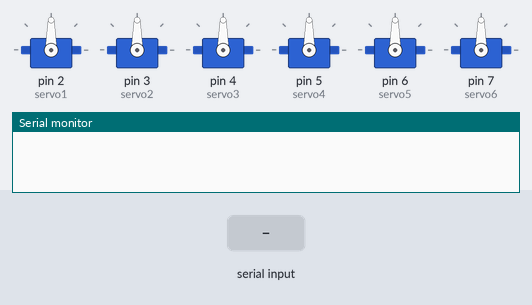
This sketch was run on a simulated Arduino Uno, built with avr-gcc and run on an emulated ATmega328P. Parts: 6 × servo, the last lines printed to the serial monitor. The test bench sets the inputs (shaded band).

Above: at 2.2 s.
2.3 s: "X:\n" received over Serial
At 2.7 s:
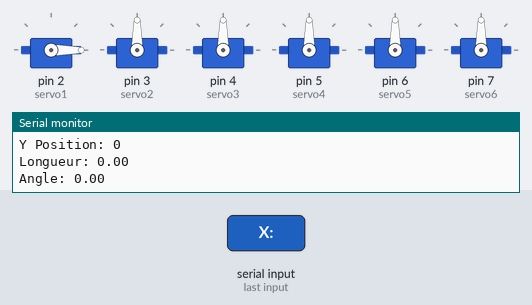
At 3.3 s:
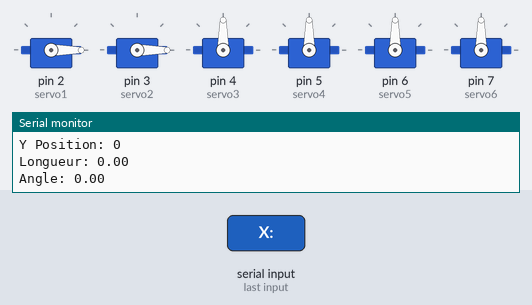
4.3 s: "X:90\n" received over Serial
At 4.6 s:
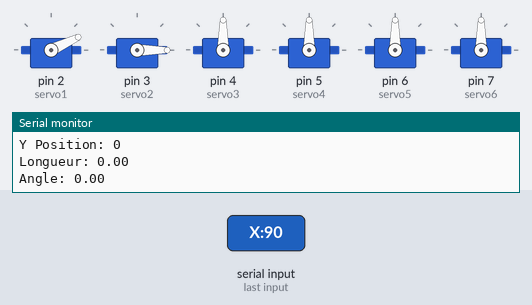
Timing chart, 0 to 7.3 s (numbered marks = the images above; inputs shaded):
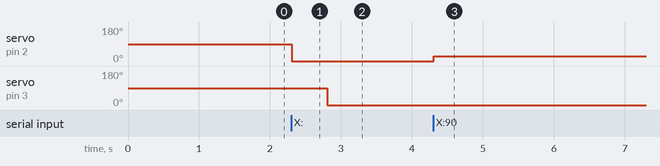

Measured:
- after the input at 2.3 s, servo on pin 2 (servo1): 90° → 0° at once; servo on pin 3 (servo2): 90° → 0° after 0.51 s
- after the input at 4.3 s, servo on pin 2 (servo1): 0° → 25° at once

The sketch:

arduino.ino
```cpp
#include <Servo.h>

// Définir les servomoteurs
Servo servo1;
Servo servo2;
Servo servo3;
Servo servo4;
Servo servo5;
Servo servo6;

// Variables pour stocker les coordonnées reçues
int x_position = 0;
int y_position = 0;
float length = 0.0;
String inputString = "";  // Variable pour stocker les données série

void setup() {
  // Attacher les servomoteurs aux broches correspondantes
  servo1.attach(2);
  servo2.attach(3);
  servo3.attach(4);
  servo4.attach(5);
  servo5.attach(6);
  servo6.attach(7);

  // Initialiser la communication série
  Serial.begin(9600);

  // Initialisation du bras à une position de départ
  initialize_arm();
}

void loop() {
  // Lire les données série si disponibles
  if (Serial.available() > 0) {
    inputString = Serial.readStringUntil('\n');

    // Extraire les informations X, Y, Length et Angle
    if (inputString.startsWith("X:")) {
      int x_start = inputString.indexOf(':') + 1;
      int y_start = inputString.indexOf('Y:') + 2;
      int length_start = inputString.indexOf("Length:") + 7;
      int angle_start = inputString.indexOf("Angle:") + 6;

      x_position = inputString.substring(x_start, inputString.indexOf(',')).toInt();
      y_position = inputString.substring(y_start, inputString.indexOf(',', y_start)).toInt();
      length = inputString.substring(length_start, inputString.indexOf(',', length_start) > 0 ? inputString.indexOf(',', length_start) : inputString.length()).toFloat();
      float angle = 0.0;
      if (inputString.indexOf("Angle:") > 0) {
        angle = inputString.substring(angle_start).toFloat();
      }

      // Afficher les valeurs reçues pour vérification
      Serial.print("X Position: ");
      Serial.println(x_position);
      Serial.print("Y Position: ");
      Serial.println(y_position);
      Serial.print("Longueur: ");
      Serial.println(length);
      Serial.print("Angle: ");
      Serial.println(angle);

      // Déplacer le bras vers la position et l'orientation du tuyau
      move_arm_to_position(x_position, y_position, angle);

      // Saisir le tuyau si la longueur est supérieure à une certaine valeur
      if (length > 50.0) {
        grab_pipe();
        Serial.println("STATUS:OK");
      } else {
        Serial.println("Tuyau trop petit pour être saisi.");
        Serial.println("STATUS:FAIL");
      }
    }
  }
}

// Fonction pour initialiser la position du bras
void initialize_arm() {
  servo1.write(90);  // Position de départ
  servo2.write(90);
  servo3.write(90);
  servo4.write(90);
  servo5.write(90);
  servo6.write(90);
  delay(1000);
}

// Fonction pour déplacer le bras en fonction des coordonnées et de l'orientation du tuyau
void move_arm_to_position(int x, int y, float angle) {
  // Mappage x et y aux angles des servos, à ajuster selon votre configuration mécanique.
  int angle1 = map(x, 0, 640, 0, 180);  // Mappage x aux angles du servo1
  int angle2 = map(y, 0, 480, 0, 180);  // Mappage y aux angles du servo2
  int angle3 = map((int)angle, -90, 90, 0, 180); // Mappage de l'orientation à servo3 (exemple)

  servo1.write(angle1);  // Axe X
  delay(500);
  servo2.write(angle2);  // Axe Y
  delay(500);
  servo3.write(angle3);  // Orientation
  delay(500);

  Serial.print("Déplacement vers X: ");
  Serial.println(angle1);
  Serial.print("Déplacement vers Y: ");
  Serial.println(angle2);
  Serial.print("Orientation (Angle): ");
  Serial.println(angle3);
}

// Fonction pour saisir le tuyau (actionner le gripper)
void grab_pipe() {
  Serial.println("Saisie du tuyau...");
  servo6.write(0);   // Fermer le gripper
  delay(1000);       // Attendre un peu
  servo6.write(90);  // Relâcher le gripper
  Serial.println("Tuyau saisi et relâché.");
}
```
